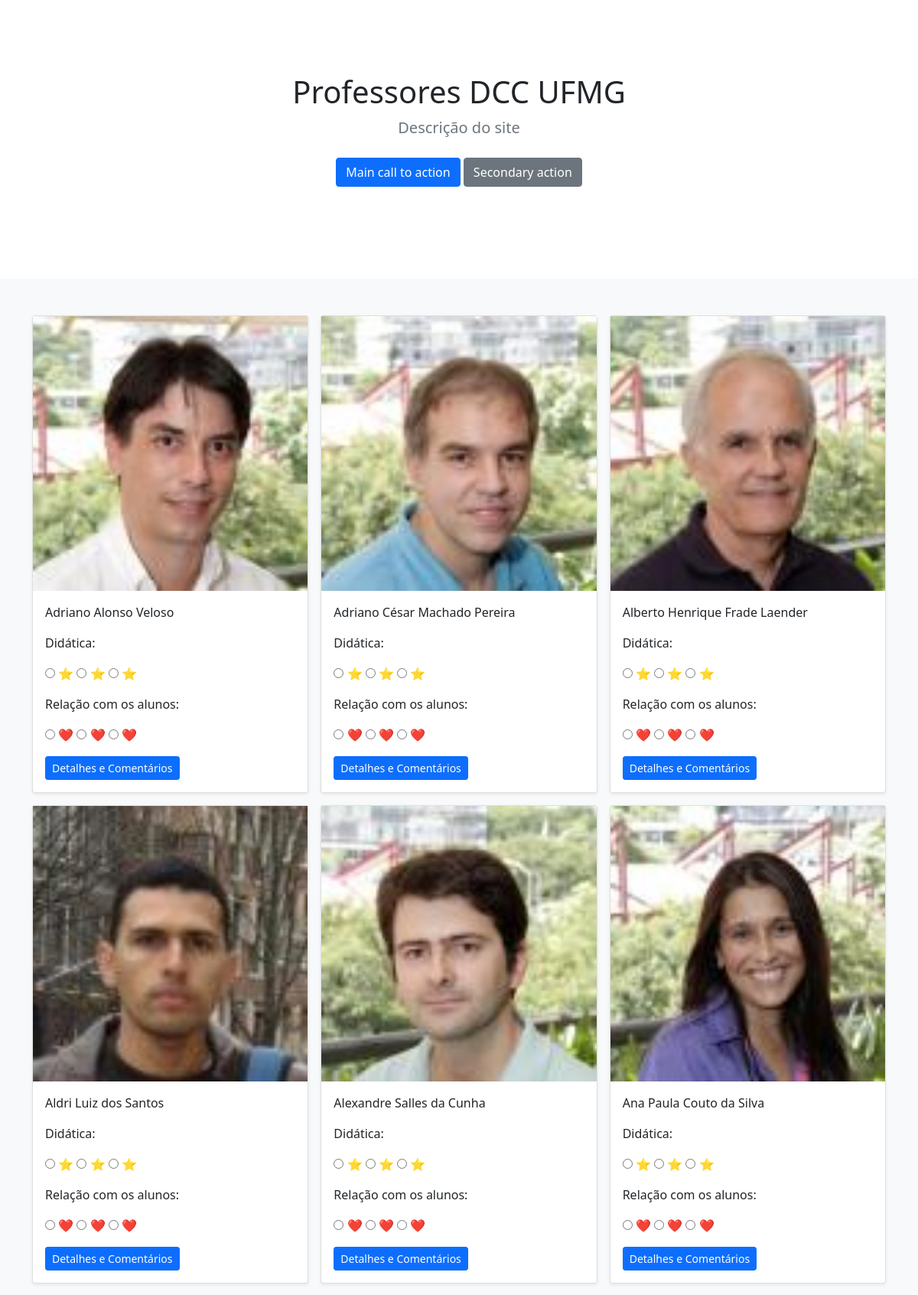
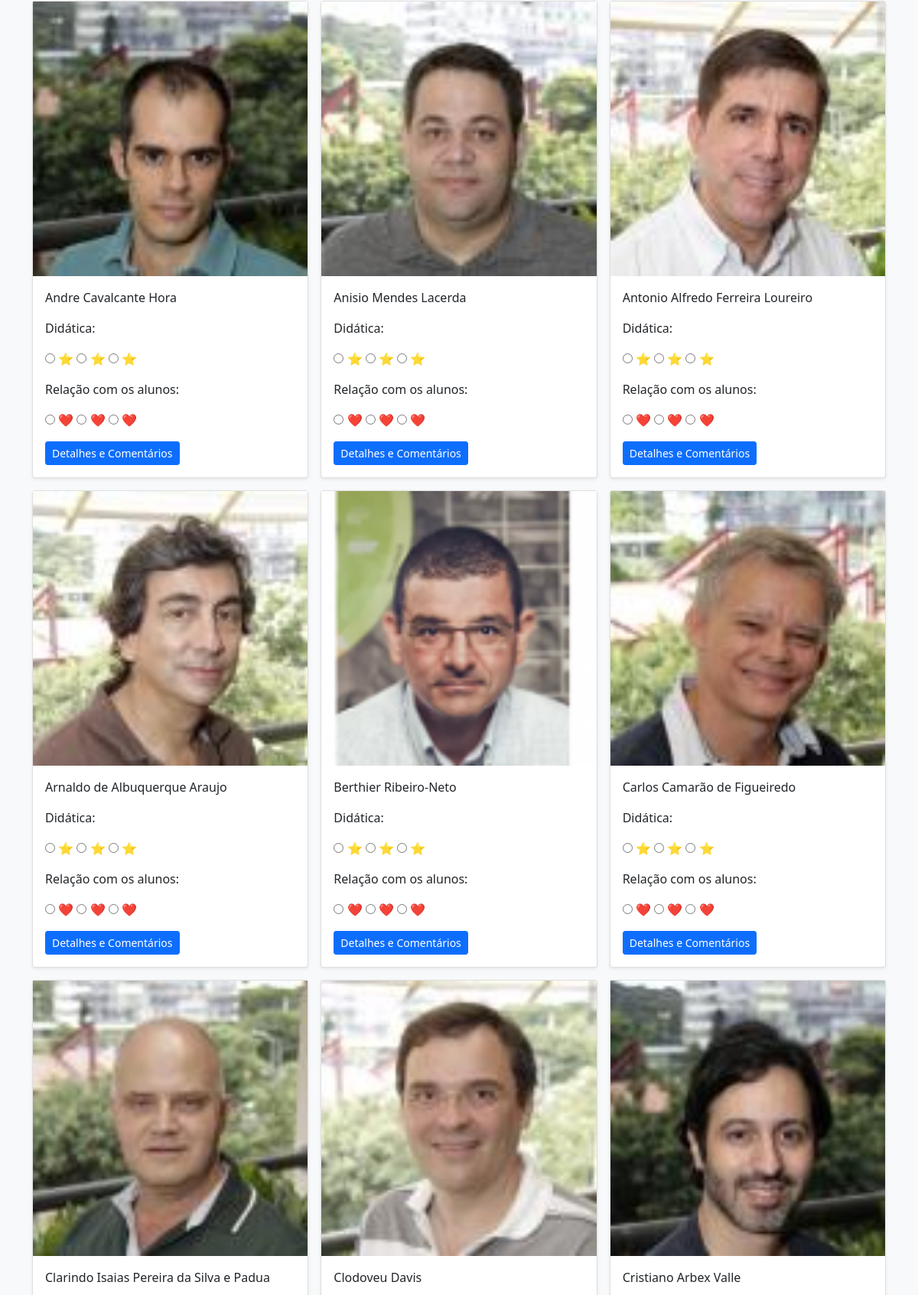
The page / (upper part) on the database its author committed (2 pictures, top to bottom).
### planilhao/models.py (models this page shows, shortened)
class Professores(models.Model):
    id = models.IntegerField(primary_key=True)
    name = models.TextField(max_length=155)
    info = models.TextField(max_length=455, default="Nada")
    photo = models.ImageField(blank=True, null=True, upload_to = "photos/")
    slug = models.SlugField(max_length=255)
    def get_absolute_url(self):
        return reverse("planilhao:detail", args=[self.slug])
    class Meta:
        db_table = 'professores'
        ordering = ("name",)

### planilhao/views.py (the view)
# urls.py: path('', views.home, name="homepage"),
def home(request):
    data = Professores.objects.all()
    return render(request, "index.html", {"profs":data})

### template/index.html
{% extends 'base.html' %}
{% block content %}
<main>
    <section class="py-5 text-center container">
          <div class="row py-lg-5">
            <div class="col-lg-6 col-md-8 mx-auto">
              <h1 class="fw-light">Professores DCC UFMG</h1>
              <p class="lead text-muted">Descrição do site</p>
              <p>
                <a href="#" class="btn btn-primary my-2">Main call to action</a>
                <a href="#" class="btn btn-secondary my-2">Secondary action</a>
              </p>
            </div>
          </div>
        </section>
        <div class="album py-5 bg-light">
          <div class="container">
            <div class="row row-cols-1 row-cols-sm-2 row-cols-md-3 g-3">
            {% for prof in profs %}
            <div class="col">
                <div class="card shadow-sm">
                    <img src="{{ prof.photo.url }}" alt="My image">
                        <div class="card-body">
                            <p>{{prof.name}}</p>
                            <p> Didática: </p>
                            <form>
                                <input type='radio' id='nota1' name='didatica' value='1'>
	                            <label for='nota1'> ⭐ </label>
                                <input type='radio' id='nota2' name='didatica' value='2'>
	                            <label for='nota2'> ⭐ </label>
                                <input type='radio' id='nota3' name='didatica' value='3'>
	                            <label for='nota3'> ⭐ </label>
                            </form>
                                <p> Relação com os alunos: </p>
                            <form>
                                <input type='radio' id='nota1' name='relacao' value='1'>
	                            <label for='nota1'> ❤️  </label>
                                <input type='radio' id='nota2' name='relacao' value='2'>
	                            <label for='nota2'> ❤️  </label>
                                <input type='radio' id='nota3' name='relacao' value='3'>
	                            <label for='nota3'> ❤️  </label>
                            </form>
                                <div class="d-flex justify-content-between align-items-center">
                                    <div class="btn-group">
                                        <a href="{{prof.get_absolute_url}}" role="button" class="btn btn-primary btn-sm">Detalhes e Comentários</a>
                                    </div>
                                </div>
                        </div>
                </div>
            </div>
            {% endfor %}
            </div>
          </div>
        </div>
</main>
{% endblock content %}

### rows shown on the page
Professores: photo (picture), name "Adriano Alonso Veloso"
Professores: photo (picture), name "Adriano César Machado Pereira"
Professores: photo (picture), name "Alberto Henrique Frade Laender"
Professores: photo (picture), name "Aldri Luiz dos Santos"
Professores: photo (picture), name "Alexandre Salles da Cunha"
Professores: photo (picture), name "Ana Paula Couto da Silva"
Professores: photo (picture), name "Andre Cavalcante Hora"
Professores: photo (picture), name "Anisio Mendes Lacerda"
Professores: photo (picture), name "Antonio Alfredo Ferreira Loureiro"
Professores: photo (picture), name "Arnaldo de Albuquerque Araujo"
Professores: photo (picture), name "Berthier Ribeiro-Neto"
Professores: photo (picture), name "Carlos Camarão de Figueiredo"
Professores: photo (picture), name "Clarindo Isaias Pereira da Silva e Padua"
Professores: photo (picture), name "Clodoveu Davis"
Professores: photo (picture), name "Cristiano Arbex Valle"
